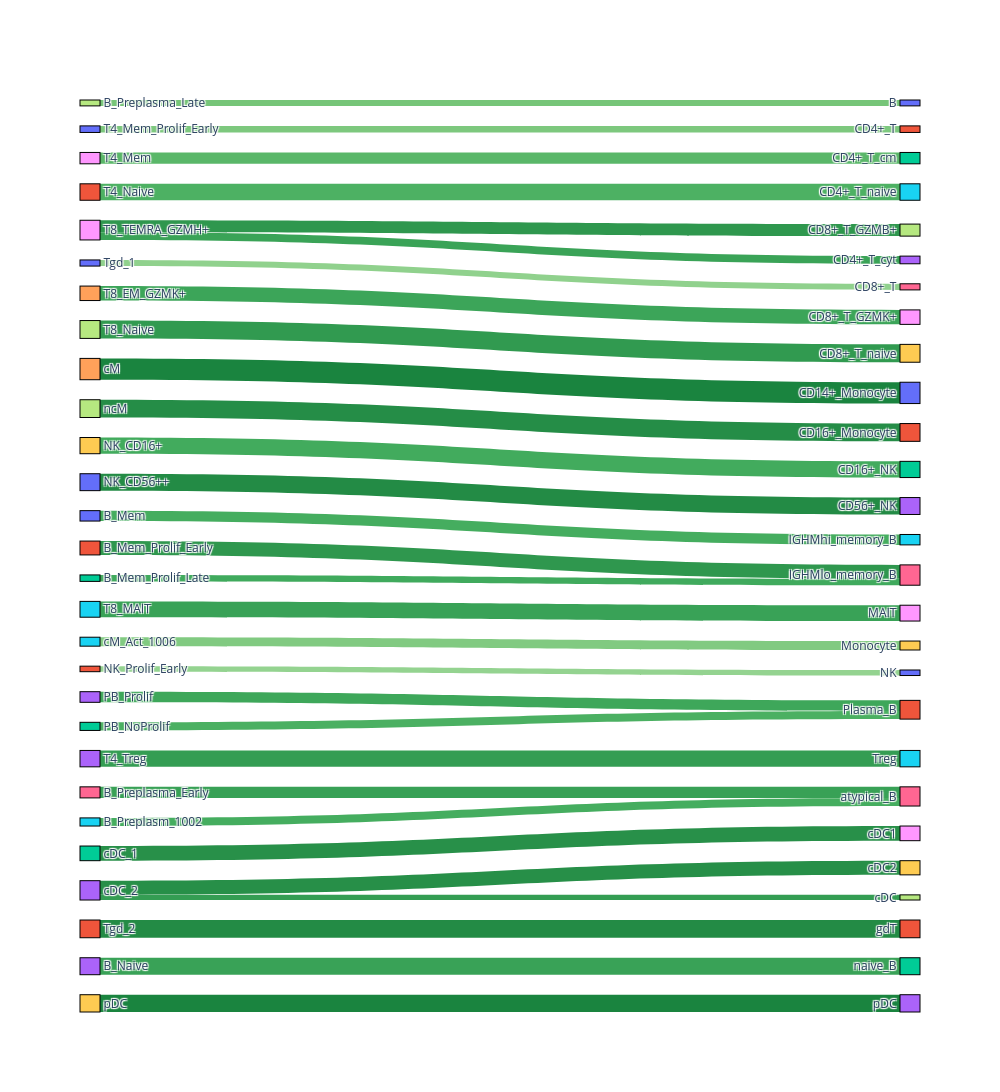

Here is the notebook cell this chart was saved with:
### Markdown cell above
### Sankey visualization

### Code cell
plot_sankey(cluster_mapping, cluster_distance, filter_threshold=0.01)

### Figure 1 — Plotly figure (JSON) as saved in the notebook; plotly's stock layout.template omitted (floating-point values rounded to 4 significant figures)
{"data": [{"link": {"color": ["#45ad5f", "#2f974e", "#40aa5d", "#39a257", "#45ad5f", "#38a156", "#76c578", "#42ab5d", "#238b45", "#94d390", "#4bb062", "#3ea75a", "#5ab769", "#7dc87e", "#4db163", "#349d53", "#3ca559", "#39a257", "#319a50", "#3aa357", "#2f974e", "#90d18d", "#238b45", "#289049", "#349d53", "#278f48", "#1a843f", "#81ca81", "#258d47", "#1a843f"], "label": ["distance: 0.77", "distance: 0.60", "distance: 0.74", "distance: 0.68", "distance: 0.77", "distance: 0.68", "distance: 1.01", "distance: 0.75", "distance: 0.50", "distance: 1.18", "distance: 0.80", "distance: 0.72", "distance: 0.87", "distance: 1.05", "distance: 0.81", "distance: 0.65", "distance: 0.70", "distance: 0.68", "distance: 0.62", "distance: 0.69", "distance: 0.60", "distance: 1.15", "distance: 0.51", "distance: 0.54", "distance: 0.65", "distance: 0.53", "distance: 0.44", "distance: 1.07", "distance: 0.52", "distance: 0.44"], "source": [0, 1, 2, 3, 5, 6, 7, 9, 10, 11, 12, 13, 18, 20, 21, 23, 24, 25, 27, 28, 28, 30, 31, 32, 33, 33, 34, 35, 37, 39], "target": [55, 56, 56, 72, 66, 66, 40, 52, 53, 60, 61, 61, 42, 41, 45, 65, 48, 58, 49, 43, 47, 46, 71, 68, 67, 69, 50, 59, 51, 73], "value": [0.02135, 0.02844, 0.01325, 0.03481, 0.01666, 0.0227, 0.01207, 0.03325, 0.03472, 0.01134, 0.01667, 0.02179, 0.02327, 0.01347, 0.03375, 0.03362, 0.02967, 0.03246, 0.03663, 0.01572, 0.02466, 0.01257, 0.03635, 0.03006, 0.01058, 0.02907, 0.04373, 0.01836, 0.03647, 0.03545]}, "node": {"color": ["#636EFA", "#EF553B", "#00CC96", "#AB63FA", "#FFA15A", "#19D3F3", "#FF6692", "#B6E880", "#FF97FF", "#FECB52", "#636EFA", "#EF553B", "#00CC96", "#AB63FA", "#FFA15A", "#19D3F3", "#FF6692", "#B6E880", "#FF97FF", "#FECB52", "#636EFA", "#EF553B", "#00CC96", "#AB63FA", "#FFA15A", "#19D3F3", "#FF6692", "#B6E880", "#FF97FF", "#FECB52", "#636EFA", "#EF553B", "#00CC96", "#AB63FA", "#FFA15A", "#19D3F3", "#FF6692", "#B6E880", "#FF97FF", "#FECB52", "#636EFA", "#EF553B", "#00CC96", "#AB63FA", "#FFA15A", "#19D3F3", "#FF6692", "#B6E880", "#FF97FF", "#FECB52", "#636EFA", "#EF553B", "#00CC96", "#AB63FA", "#FFA15A", "#19D3F3", "#FF6692", "#B6E880", "#FF97FF", "#FECB52", "#636EFA", "#EF553B", "#00CC96", "#AB63FA", "#FFA15A", "#19D3F3", "#FF6692", "#B6E880", "#FF97FF", "#FECB52", "#636EFA", "#EF553B", "#00CC96", "#AB63FA"], "label": ["B_Mem", "B_Mem_Prolif_Early", "B_Mem_Prolif_Late", "B_Naive", "B_Naive_Pool3", "B_Preplasm_1002", "B_Preplasma_Early", "B_Preplasma_Late", "NKT", "NK_CD16+", "NK_CD56++", "NK_Prolif_Early", "PB_NoProlif", "PB_Prolif", "Progen_CLP", "Progen_CMP", "Progen_MEP", "Progen_MPP", "T4_Mem", "T4_Mem_Pool3", "T4_Mem_Prolif_Early", "T4_Naive", "T4_Naive_Pool3", "T4_Treg", "T8_EM_GZMK+", "T8_MAIT", "T8_Mem_Prolif_Early", "T8_Naive", "T8_TEMRA_GZMH+", "T_NK_Prolif_Late", "Tgd_1", "Tgd_2", "cDC_1", "cDC_2", "cM", "cM_Act_1006", "cM_IFN_1006", "ncM", "ncM_1006", "pDC", "B", "CD4+_T", "CD4+_T_cm", "CD4+_T_cyt", "CD4+_T_em", "CD4+_T_naive", "CD8+_T", "CD8+_T_GZMB+", "CD8+_T_GZMK+", "CD8+_T_naive", "CD14+_Monocyte", "CD16+_Monocyte", "CD16+_NK", "CD56+_NK", "DC", "IGHMhi_memory_B", "IGHMlo_memory_B", "ILC", "MAIT", "Monocyte", "NK", "Plasma_B", "Platelet", "RBC", "T", "Treg", "atypical_B", "cDC", "cDC1", "cDC2", "dnT", "gdT", "naive_B", "pDC"], "line": {"color": "black", "width": 1}}, "type": "sankey", "valueformat": ".2f"}], "layout": {"autosize": false, "height": 1200, "width": 1000}}
